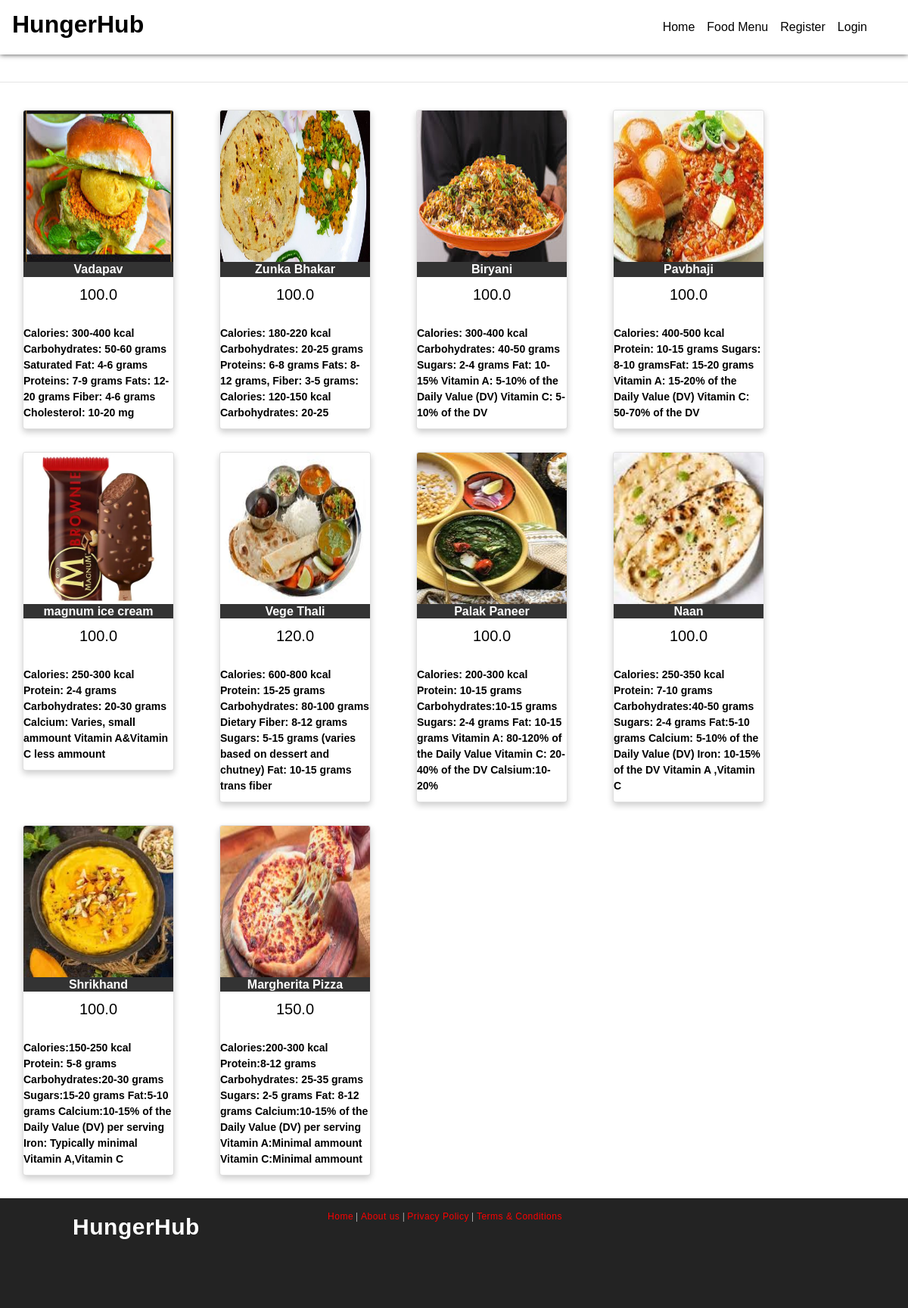
Screenshot of /allfood with the database file from the repository.
### foodapp/models.py (models this page shows)
class Food(models.Model):
    FoodId      = models.AutoField(primary_key=True)
    FoodName    = models.CharField(max_length=30)
    Description = models.TextField(default='')
    FoodCat     = models.CharField(max_length=30)
    FoodPrice   = models.FloatField(max_length=15)
    FoodImage   = models.ImageField(upload_to='media', default='')
    class Meta:
        db_table = "FP_Food"

### foodapp/views.py (the view)
# urls.py: path('allfood',views.showfood),
def showfood(request):
	foods = Food.objects.all()
	return render(request,'foodlist.html',{'foodlist':foods})

### Templates/foodapp/foodlist.html (shortened to what this page needs)
<!DOCTYPE html>
<html lang="en" dir="ltr">
  <head>
	{% load static %}
    <link rel="stylesheet" type="text/css" href="{% static 'css/imperial_style.css' %}">
    <link rel="stylesheet" type="text/css" href="{% static 'css/master.css' %}">
    <link rel="stylesheet" href="path/to/font-awesome/css/font-awesome.min.css">
    <link rel="stylesheet" href="https://use.fontawesome.com/releases/v5.7.2/css/all.css">
    <link rel="stylesheet" href="https://use.fontawesome.com/releases/v5.3.1/css/all.css">
    <link rel="stylesheet" href="https://stackpath.bootstrapcdn.com/bootstrap/4.4.1/css/bootstrap.min.css">
  </head>
  <body style="background-image: none;">
    <nav class="navbar navbar-expand-lg navbar-light" style="width:100%;background-image: linear-gradient(180deg,#FFF,#FFF);box-shadow: 0px 0px 7px 0px #404040;">
      <a class="navbar-brand" href="/"><h2 style="color:black;font-family:sans-serif;font-weight:bolder;"><b><b>HungerHub</b></b></h2></a>
      <div class="collapse navbar-collapse" id="navbarSupportedContent">
        <ul class="navbar-nav" style="margin-left:auto!important;margin-right:30px;">
          <li class="nav-item active">
            <a class="nav-link" id="nav-link" href="home">Home <span class="sr-only">(current)</span></a>
          </li>
          <li class="nav-item active">
            <a class="nav-link" id="nav-link" href="allfood">Food Menu <span class="sr-only">(current)</span></a>
          </li>
          {% if request.session.CustId is None and request.session.AdminId is None %}
          <li class="nav-item active">
            <a class="nav-link" id="nav-link" href="addcustomer">Register <span class="sr-only">(current)</span></a>
          </li>
          {% endif %}
          {% if request.session.CustId is None and request.session.AdminId is None %}
          <li class="nav-item active">
            <a class="nav-link" id="nav-link" href="login">Login <span class="sr-only">(current)</span></a>
          </li>
          {% endif %}
        </ul>
      </div>
    </nav>
    <main style="width:100%;margin-top: 0;margin-bottom: 10px;background-color:#FFF;">
      <div class ="" style="max-width:100%;padding-top:20px;padding-bottom:20px;">
        <div class="" style="position:static;">
          <hr />
          {% for f in foodlist %}
          <div class="card">
            <img src="{{f.FoodImage.url}}" alt="" style="height: 200px;width:100%;">
            <h1>{{f.FoodName}}</h1>
            <p class="price">{{f.FoodPrice}}</p>
            <p class="description">{{f.Description}}</p>
          </div>
          {% endfor %}
        </div>
      </div>
    </main>
    <footer>
      <div class="foot-con">
        <div class="fo-cont-1">
          <b>HungerHub</b>
        </div>
        <div class="fo-cont-2">
          <a class="ext-link" href="#">Home</a> |
            <a class="ext-link" href="#">About us</a> |
              <a class="ext-link" href="#">Privacy Policy</a> |
                <a class="ext-link" href="#">Terms & Conditions</a>
        </div>
     </footer>
  </body>
</html>

### foodapp/static/css/imperial_style.css (style rules this page uses)
* { margin: 0; padding: 0; font-family: sans-serif; box-sizing: border-box; text-decoration: none; }
a { color: red; }
body { background-image: url("/static/images/white.jpg"); }
#nav-link { font-family: sans-serif; font-weight: 400; color:black; }
.card { float:left; box-shadow: 0 4px 8px 0 rgba(0, 0, 0, 0.2); width: 200px; max-width: 200px; margin: auto; margin-left: 2.5%; margin-right: 2.5%; margin-top: 20px; margin-bottom: 10px; text-align: center; font-family: arial; position: inherit; overflow: hidden; border: 1px solid black; }
.card h1 { font-size: 100%; font-weight: bolder; color: #FFF; background: #333; }
.price { color: black; font-size: 20px; }
footer { margin-top: 10px; padding-top: 15px; padding-bottom: 30px; background-color: #232323; color: white; font-family: sans-serif; font-size:12px; font-weight: normal; letter-spacing: 0.5px; text-align: center; flex-shrink: 0; }
.foot-con { width: 100%; height: 100px; overflow: hidden; }
.fo-cont-1 { width:30%; float: left; text-align: center; font-size: 30px; font-weight: normal; color: ; font-family: 'Bevan', cursive; overflow: hidden; }
.fo-cont-2 { width:38%; float: left; font-size: 12px; text-align: center; font-weight: normal; color: ; font-family: 'Ultra', serif; overflow: hidden; }

### foodapp/static/css/master.css (style rules this page uses)
* { margin: 0; padding: 0; font-family: sans-serif; box-sizing: border-box; text-decoration: none; }
body { background-image: url("/static/images/mainscreen4.jpg"); height: 100vh; max-width: 100%; background-size: cover; background-repeat: no-repeat; background-attachment: fixed; background-position: 50% 100%; display: grid; grid-template-rows: 1fr auto; }
main { margin-top: 50px; flex: 1 0 auto; }
footer { margin-top: 10px; padding-top: 15px; padding-bottom: 30px; background-color: #232323; color: white; font-family: sans-serif; font-size:12px; font-weight: normal; letter-spacing: 0.5px; text-align: center; flex-shrink: 0; }
.ext-link { color: red; }
.foot-con { width: 100%; height: 100px; overflow: hidden; }
.fo-cont-1 { width:30%; float: left; text-align: center; font-size: 30px; font-weight: normal; color: ; font-family: 'Bevan', cursive; overflow: hidden; }
.fo-cont-2 { width:38%; float: left; font-size: 12px; text-align: center; font-weight: normal; color: ; font-family: 'Ultra', serif; overflow: hidden; }

### Templates/foodapp/foodlist.html (style rules this page uses)
.description { font-size: 14px; color: #555; margin: 10px 0; }
.description { font-weight: bold; color: #000000; text-align:left; font-size: 14px; margin: 10px 0; }

### rows the page displays
Food: FoodImage (picture), FoodName "Vadapav", FoodPrice "100.0", Description "Calories: 300-400 kcal Carbohydrates: 50-60 grams Saturated Fat: 4-6 grams Proteins: 7-9 grams Fats: 12-20 grams Fiber: 4-6 grams Cholesterol: 10-20 mg"
Food: FoodImage (picture), FoodName "Zunka Bhakar", FoodPrice "100.0", Description "Calories: 180-220 kcal Carbohydrates: 20-25 grams Proteins: 6-8 grams Fats: 8-12 grams, Fiber: 3-5 grams: Calories: 120-150 kcal Carbohydrates: 20-25"
Food: FoodImage (picture), FoodName "Biryani", FoodPrice "100.0", Description "Calories: 300-400 kcal Carbohydrates: 40-50 grams Sugars: 2-4 grams Fat: 10-15% Vitamin A: 5-10% of the Daily Value (DV) Vitamin C: 5-10% of the DV"
Food: FoodImage (picture), FoodName "Pavbhaji", FoodPrice "100.0", Description "Calories: 400-500 kcal Protein: 10-15 grams Sugars: 8-10 gramsFat: 15-20 grams Vitamin A: 15-20% of the Daily Value (DV) Vitamin C: 50-70% of the DV"
Food: FoodImage (picture), FoodName "magnum ice cream", FoodPrice "100.0", Description "Calories: 250-300 kcal Protein: 2-4 grams Carbohydrates: 20-30 grams Calcium: Varies, small ammount Vitamin A&Vitamin C less ammount"
Food: FoodImage (picture), FoodName "Vege Thali", FoodPrice "120.0", Description "Calories: 600-800 kcal Protein: 15-25 grams Carbohydrates: 80-100 grams Dietary Fiber: 8-12 grams Sugars: 5-15 grams (varies based on dessert and chutney) Fat: 10-15 grams trans fiber"
Food: FoodImage (picture), FoodName "Palak Paneer", FoodPrice "100.0", Description "Calories: 200-300 kcal Protein: 10-15 grams Carbohydrates:10-15 grams Sugars: 2-4 grams Fat: 10-15 grams Vitamin A: 80-120% of the Daily Value Vitamin C: 20-40% of the DV Calsium:10-20%"
Food: FoodImage (picture), FoodName "Naan", FoodPrice "100.0", Description "Calories: 250-350 kcal Protein: 7-10 grams Carbohydrates:40-50 grams Sugars: 2-4 grams Fat:5-10 grams Calcium: 5-10% of the Daily Value (DV) Iron: 10-15% of the DV Vitamin A ,Vitamin C"
Food: FoodImage (picture), FoodName "Shrikhand", FoodPrice "100.0", Description "Calories:150-250 kcal Protein: 5-8 grams Carbohydrates:20-30 grams Sugars:15-20 grams Fat:5-10 grams Calcium:10-15% of the Daily Value (DV) per serving Iron: Typically minimal Vitamin A,Vitamin C"
Food: FoodImage (picture), FoodName "Margherita Pizza", FoodPrice "150.0", Description "Calories:200-300 kcal Protein:8-12 grams Carbohydrates: 25-35 grams Sugars: 2-5 grams Fat: 8-12 grams Calcium:10-15% of the Daily Value (DV) per serving Vitamin A:Minimal ammount Vitamin C:Minimal ammount"
